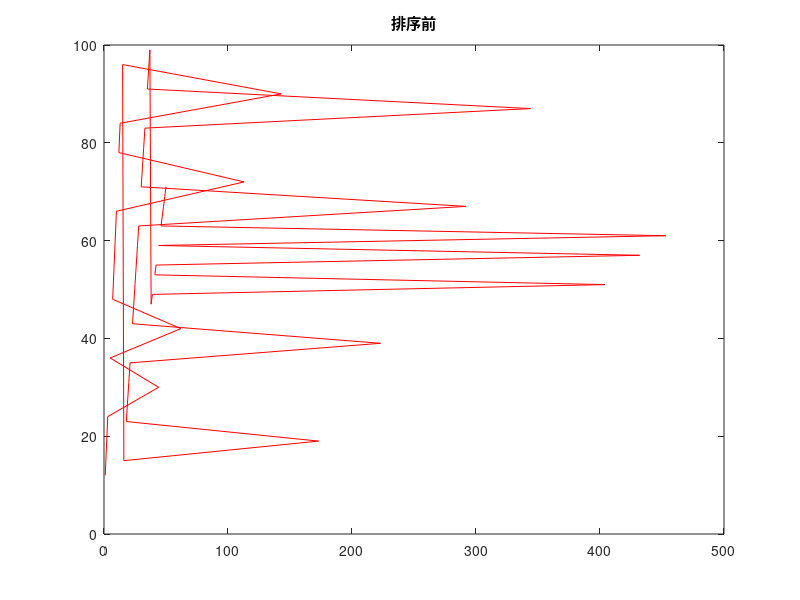
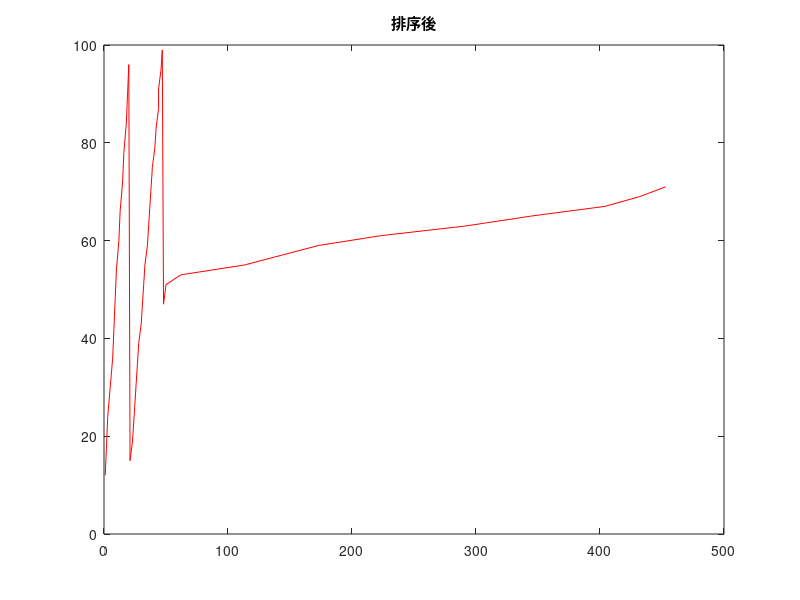
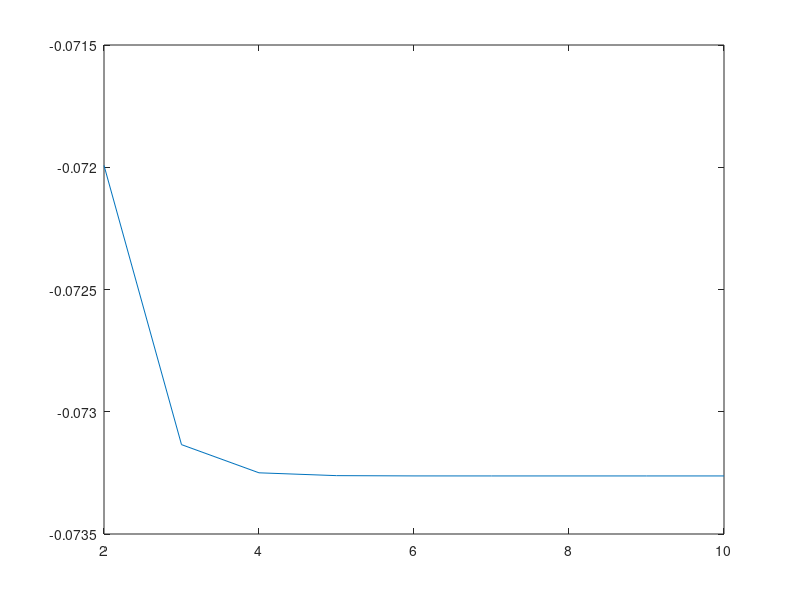

Reproduce these figures in MATLAB, in order. (Note: this script raises an error after producing the figures.)
clear all;
clc;
close all;
%關所有的圖

%(1)針對上次的成績單原始分數作曲線圖(x軸是流水號或excel的列號或學號，y軸是分數)及

x2 = [1
2
3
44
5
62
7
8
9
10
113
12
13
143
15
16
173
18
19
20
21
223
23
24
25
26
27
28
292
30
31
32
33
344
35
36
37
38
39
404
41
42
432
44
453
46
47
48
49
50];
%亦可寫做x2 = [343 1423 3423 54 231 43 554];
score = [12
18
24
30
36
42
48
54
60
66
72
78
84
90
96
15
19
23
27
31
35
39
43
47
51
55
59
63
67
71
75
79
83
87
91
95
99
47
49
51
53
55
57
59
61
63
65
67
69
71];
figure(1),plot(x2,score,'r','MarkerSize',20);
title('排序前');
[x3,I] = sort(x2);
figure(2),plot(x3,score,'r','MarkerSize',20);
title('排序後');

%(2)請計算自定義的數學方程式的函數(必須含有指數e, n次分)的某一點斜率，並由作圖來說明你心目
%中的答案是合理的，

f = @(x) exp(-x^2); 
%指數 ^為次方 此為f(x)=e(-x^2)程式碼
k = 0;
%當作slope之索引值
for i = 2:1:10
    %i至x為繪製x點
    k = k+1;
    h = 10^(-i);
    %h盡量小 趨近於0
    delta_y = f(2+h)-f(2);
    %delta_y=f(x+h)-f(x)=f(2+h)-f(2)
    delta_x = h;
    slope(k) = delta_y/delta_x;
    %斜率計算
end
figure,plot(2:1:10,slope)

%(3)請使用任何畫圖工具(例如: 小畫家)作畫或下載沒有版權的彩圖或灰階圖，並用matlab畫出其
%2D灰階圖來說明image及imshow兩種畫影像圖的指令有何不同。進一步在此灰階圖中找一個灰階值來
%置換成某個不一樣的灰階值，觀察置換成功之後的圖來說明灰階值的大小跟黑白的強度有何關係。

im = imread('math3.jpg');
%im宣告為圖檔
bw = im;
%bw(:,:) = im(:,:,1);
%將三維陣列降至二維
bw(im==255) = 1;
%將im中的255用==取代為黑色的1色號
figure,imshow(uint8(bw));
%imshow(uint8(bw))顯示圖片檔並強制轉換為8位元類別

%image能直接顯示出彩色圖片
%imshow為索引灰度影像 需用imread指令將影像讀入矩陣 用函式繪製影像


